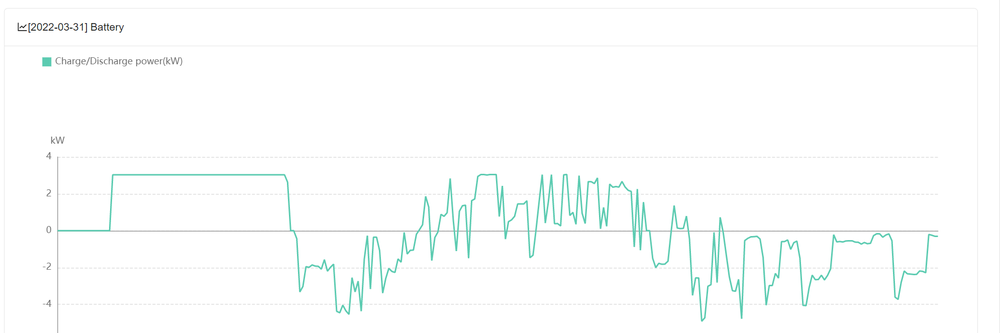
#> input picture data/images/Screenshot 2022-10-26 123946.png, 1000 x 333 px, shrunk from 1990 x 663 before the run; its folder holds only this picture in this run
$ jupyter execute experiments.ipynb
#> lines starting #> are read from the running program, lines starting #| are printed output that depends on the picture; after the words box and inside, x2 and y2 are one past the last pixel; in counts of white or black regions, pixels touching at a corner belong together
### image_tools.py
from PIL import Image

import cv2
import numpy as np
import pandas as pd
import matplotlib.pyplot as plt


def find_all_non_white_pixels(img, col_names):

    img_arr = np.asarray(img)

    # generate dataframe and array of non-white pixel values
    non_white_values = np.argwhere(img_arr != 255)
    list_pixel_values_subsection = []
    for i in range(len(non_white_values)):
        vals_ = img_arr[non_white_values[i][0], non_white_values[i][1]]
        list_pixel_values_subsection.append(vals_)

    df = pd.DataFrame(list_pixel_values_subsection, columns=col_names)

    return df


def identify_rgb_of_data(df_coloured_pixels, col_names, show_plots=False):

    if show_plots:
        fig, axs = plt.subplots(3)

    target_col_dict = {}

    for i,col in enumerate(col_names):
        y = df_coloured_pixels[col]
        target_col_dict[col] = y.mode().values[0]

        if show_plots:
            axs[i].scatter(np.arange(len(y)), y, label=col, c=np.array(df_coloured_pixels[col_names])/255)
            axs[i].set_title(f"{col} with mode: {y.mode().values[0]}")
            axs[i].set_ylim(0,255)

    if show_plots:
        return target_col_dict, fig.tight_layout()
    else:
        return target_col_dict


# [26 lines left out: functions find_all_data_point_pixel_locations, convolve_image_horizontal_filter, not called in this run]

### experiments.ipynb
[cell 1]
import numpy as np
import pandas as pd
import matplotlib.pyplot as plt
import os
import cv2
import scipy

from PIL import Image

[cell 2]
from repo_tools import shorten_image_file_names
from image_tools import find_all_non_white_pixels

### find images

[cell 3]
# old_img_names = os.listdir(os.path.join("data", "images"))
cwd = os.getcwd()
# old_img_paths = {img_name: os.path.join(cwd, "data", "images", img_name) for img_name in old_img_names}
# shorten_image_file_names(old_img_paths, cwd)

[cell 4]
img_names = [img_name for img_name in os.listdir(os.path.join("data", "images")) if "png" in img_name]
img_paths = {img_name: os.path.join(cwd, "data", "images", img_name) for img_name in img_names}
img_paths.keys()

### import image

[cell 5]
# exract the image
img = Image.open(img_paths[img_names[0]]).convert("RGB")
# show the image
img

### plot colours and find rgb values of plot

[cell 6]
col_names = ['r', 'g', 'b']
df_coloured_pixels = find_all_non_white_pixels(img, col_names)
#> the loop in find_all_non_white_pixels, `for i in range(len(non_white_values)):` made 92137 passes
#> vals_ on passes 1 to 3: [240, 240, 240], [240, 240, 240], [240, 240, 240]
#> after the loop in find_all_non_white_pixels, `for i in range(len(non_white_values)):`: list_pixel_values_subsection = 92137 items
#> in find_all_non_white_pixels, `df = pd.DataFrame(list_pixel_values_subsection, columns=col_names)`: df = table of 92137 rows and 3 columns
#> df_coloured_pixels = table of 92137 rows and 3 columns

[cell 7]
from image_tools import identify_rgb_of_data

target_col_dict = identify_rgb_of_data(df_coloured_pixels, col_names, show_plots=False)
#> target_col_dict = {'r': 253, 'g': 254, 'b': 254}
target_col_dict, plots = identify_rgb_of_data(df_coloured_pixels, col_names, show_plots=True)
plots
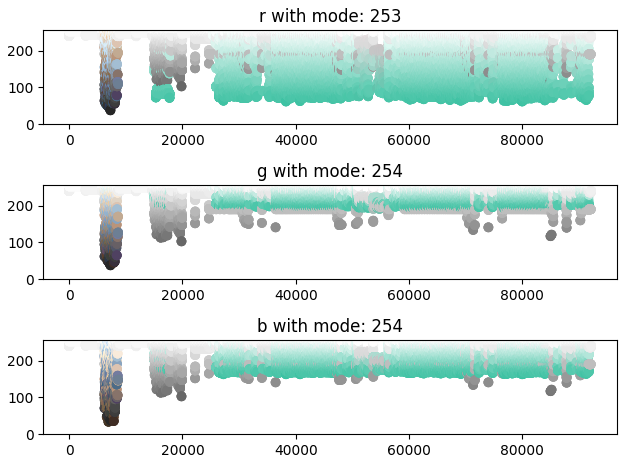
#> figure drawn by matplotlib, 3 panels

Now that we know the pixel colour values corresponding to the data in the plot, a function to find all these datapoints from the image is needed using the target_col_dict.

[cell 8]
img_arr = np.asarray(img)
target_arr = np.array([val for val in target_col_dict.values()])
#> target_arr = [253, 254, 254]
data_pixels_coords = []
for i,row in enumerate(img_arr):
    for j,pixel in enumerate(row):
        if all(pixel == target_arr): # without this, the pixels top left from the colour label in original image will be detected
            if i >= 200:
                data_pixels_coords.append([j,i])
#> after the loop, data_pixels_coords = 1352 pairs, first value 107 to 933, second value 200 to 323

arr_data_pix_coords = np.array(data_pixels_coords)
#> arr_data_pix_coords has the same summary as data_pixels_coords

plt.scatter(arr_data_pix_coords[:,0], -1*arr_data_pix_coords[:,1])
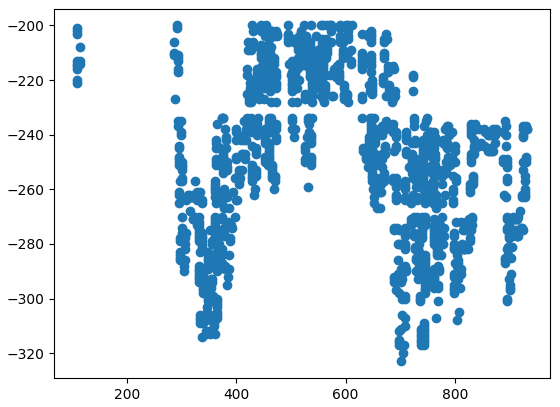
#> figure drawn by matplotlib, 1 panel

Clearly this method has found the correct data points.

[cell 9]
first_data_point_x = min(arr_data_pix_coords[:,0])
#> first_data_point_x = 107
last_data_point_x = max(arr_data_pix_coords[:,0])
#> last_data_point_x = 933
seconds_in_day = 60*60*24
seconds_per_pixel = seconds_in_day / abs(last_data_point_x - first_data_point_x)
#> seconds_per_pixel = 104.6
seconds_per_pixel
#> Out = 104.6

## find the grid axes lines

### convolve image with horizontal filter kernel

[cell 10]
width = 25
convolution_kernel = np.array([[-1]*width,
                               [2]*width,
                               [-1]*width])

result_x = cv2.filter2D(img_arr, -1, convolution_kernel)
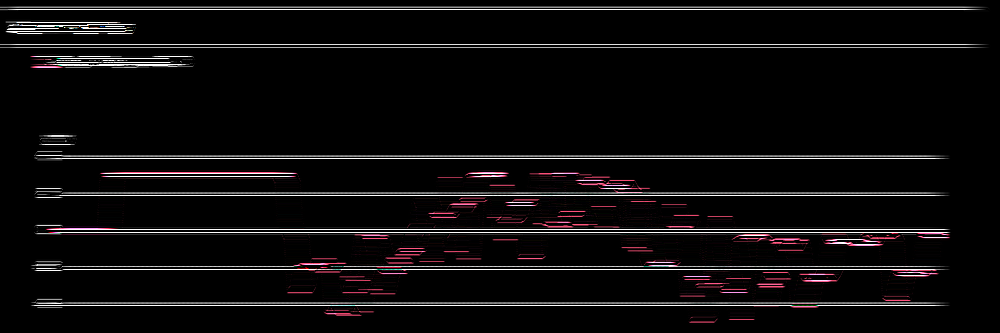
#> result_x: shape (333, 1000, 3); mean R, G, B 14, 12.2, 12.7
Image.fromarray(result_x)

[cell 11]
img_height = result_x.shape[0]
#> img_height = 333
img_width = result_x.shape[1]
#> img_width = 1000

# calculate sum of response in horizontal direction
sum_arr_along_x = np.sum(result_x, axis=1)
#> sum_arr_along_x = 333 rows, first 8: [0, 0, 0], [0, 0, 0], [0, 0, 0], [0, 0, 0], [0, 0, 0], [0, 0, 0], [72567, 72567, 72567], [146257, 146257, 146257]
plt.plot(sum_arr_along_x)
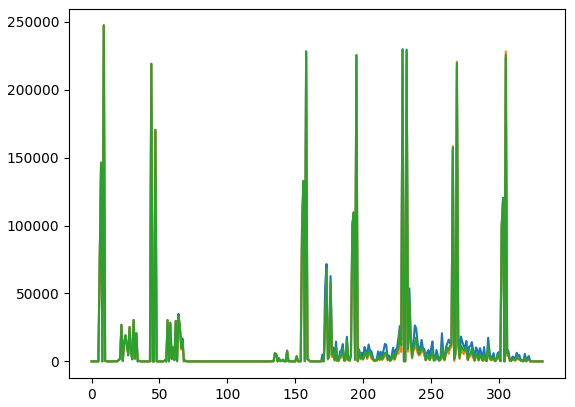
#> figure drawn by matplotlib, 1 panel; curve peaks at x = 9, y = 247293; curve peaks at x = 9, y = 247293; curve peaks at x = 9, y = 247293

[cell 12]
# remove the baseline wonder, uncomment above to see why
sos = scipy.signal.butter(1, 1, 'hp', fs=5, output='sos')
def hpf(a):
    return scipy.signal.sosfilt(sos, a)
filtered_sum_arr_along_x = np.apply_along_axis(hpf, 0, sum_arr_along_x)
#> filtered_sum_arr_along_x = 333 rows, first 8: [0, 0, 0], [0, 0, 0], [0, 0, 0], [0, 0, 0], [0, 0, 0], [0, 0, 0], [42030.2, 42030.2, 42030.2], [49337.6, 49337.6, 49337.6]
plt.plot(filtered_sum_arr_along_x)

# detect peaks
r_arr = filtered_sum_arr_along_x[:,0] # only run calculations on r component of pixel values
#> r_arr = 333 values, max 131044.1 at index 9, min -122247.8 at index 10, mean 1.28e-07
peaks_x = scipy.signal.find_peaks(r_arr, height=0.7*max(r_arr))[0]
#> peaks_x = [9, 44, 47, 158, 195, 229, 232, 269, 305]
peaks_x = [peak for peak in peaks_x if peak >= 200] # remove the peaks not wanted on the left
#> peaks_x = [229, 232, 269, 305]

def remove_double_peaks(peaks_x, r_arr):
    peaks_y = r_arr[peaks_x]
#> peaks_y = [122913.7, 129957.7, 119081.2, 118844]
    chosen_peaks = []
    for i,peak in enumerate(peaks_x):
        if i != len(peaks_x)-1:
            if abs(peaks_x[i+1] - peak) / peaks_x[-1] < 0.05:
                if peaks_y[i] <= peaks_y[i+1]:
                    chosen_peaks.append(peak)
                else:
                    chosen_peaks.append(peaks_x[i+1])
            elif abs(peaks_x[i-1] - peak) / peaks_x[-1] < 0.05:
                pass

            else:
                chosen_peaks.append(peak) # this is for the case where single peak detected amongst double peaks
#> this loop made 4 passes
#> peak on passes 1 to 4: 229, 232, 269, 305
#> after the loop, chosen_peaks = [229, 269]


    return(chosen_peaks)


peaks_x = remove_double_peaks(peaks_x, r_arr)
#> peaks_x = [229, 269]
peaks_y = r_arr[peaks_x]
#> peaks_y = [122913.7, 119081.2]
plt.scatter(peaks_x, peaks_y, marker='x', c='black')
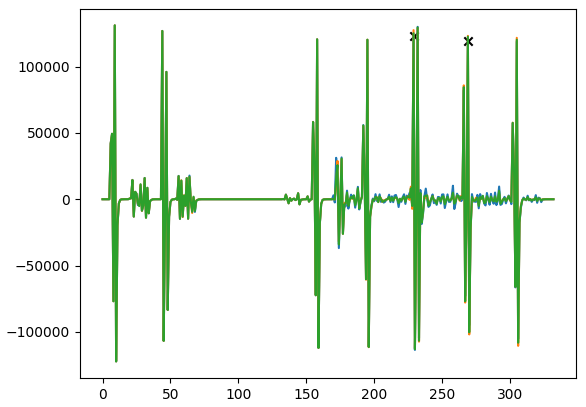
#> figure drawn by matplotlib, 1 panel; curve peaks at x = 9, y = 131044.1; curve peaks at x = 9, y = 131044.1; curve peaks at x = 9, y = 131044.1

Picture this plot rotated 90 degrees clockwise, and then along the y axis of the image above. The peaks correspond to high sum of response along the x axis when the image was convolved with a horizontal filter. Therefore, peaks here correspond to rows along the original image with a lot of 'horizontalness' (highest values are just straight horizontal lines).

Clearly, the 5 peaks identified between 300- 600 correspond to the Y values on the plot of 4, 2, 0, -2, -4.

For an unkown reason, the slightly lower peak corresponds more closely to the exact point in the plots where the y axes grid lines are. This is perhaps because the borders of the exes grid lines are detected stronger than the middle of the lines, due to filter choices. This can be explained with a diagram on request (picture the kernel passing over a line a couple pixels thick)

[cell 13]
# generate dictionary from these values
y_values_on_graph = [4,2,0,-2,-4] # !!!!!!!!!!!!!!!! CHECK THESE IN FUTURE
batter_charge_range = max(y_values_on_graph) - min(y_values_on_graph)
pixel_location_range = max(peaks_x) - min(peaks_x)
#> pixel_location_range = 40
scaling_multiplier = batter_charge_range / pixel_location_range # kW per pixel
#> scaling_multiplier = 0.2
baseline_y_value = int(np.mean(np.array([max(peaks_x), min(peaks_x)]))) # !!!!!! this needs changing if max and min arent +- same number
#> baseline_y_value = 249

def calculate_pixel_location(y_val_kw, scaling_multiplier, baseline_y_value):
#> called with y_val_kw = 4, scaling_multiplier = 0.2, baseline_y_value = 249
    y_shift = y_val_kw/ scaling_multiplier
#> y_shift = 20
    return int(baseline_y_value - y_shift)

y_coord_dict = {y_val: calculate_pixel_location(y_val, scaling_multiplier, baseline_y_value) for y_val in y_values_on_graph}
#> y_coord_dict = {4: 229, 2: 239, 0: 249, -2: 259, -4: 269}
y_coord_dict
#> Out = {4: 229, 2: 239, 0: 249, -2: 259, -4: 269}

[cell 14]
# check these values by plotting values calculated with this method on original image
black_line_pix_values = np.zeros((1,img_width,3), dtype="uint8")
white_image = np.ones(np.shape(img_arr),dtype="uint8")*255
for y_val in y_coord_dict:
    white_image[y_coord_dict[y_val]] =  black_line_pix_values
#> this loop made 5 passes
#> y_val on passes 1, 3, 4, 5: 4, 0, -2, -4
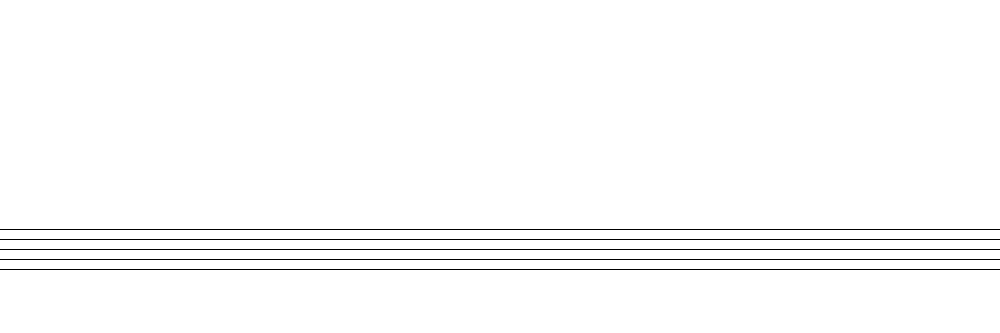
#> white_image: shape (333, 1000, 3); 98.5% white; black in thin lines or dots, all inside (x1, y1, x2, y2) = (0, 229, 1000, 270)
# white_images = np.concatenate((white_image, np.zeros((white_image.shape[0], white_image.shape[1],1))),axis=-1)
lines = Image.fromarray(white_image)
img_with_lines = img.copy()
lines.putalpha(127) # make partially transparent
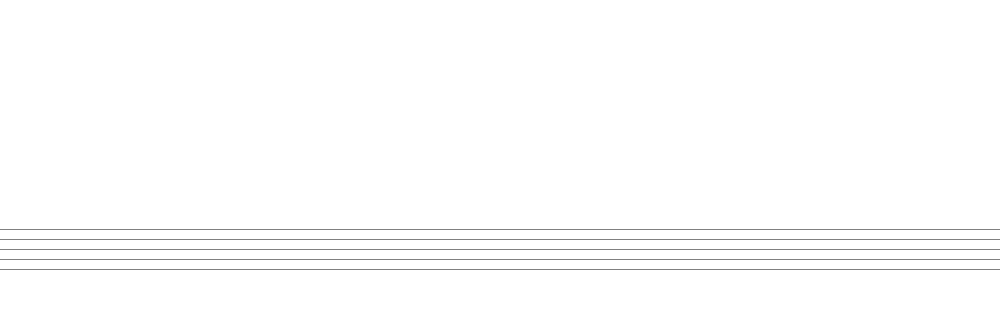
#> lines: PIL image 1000x333 RGBA; mean R, G, B, A 251.2, 251.2, 251.2, 127; transparent parts drawn white
img_with_lines.paste(lines, (0,0), lines)
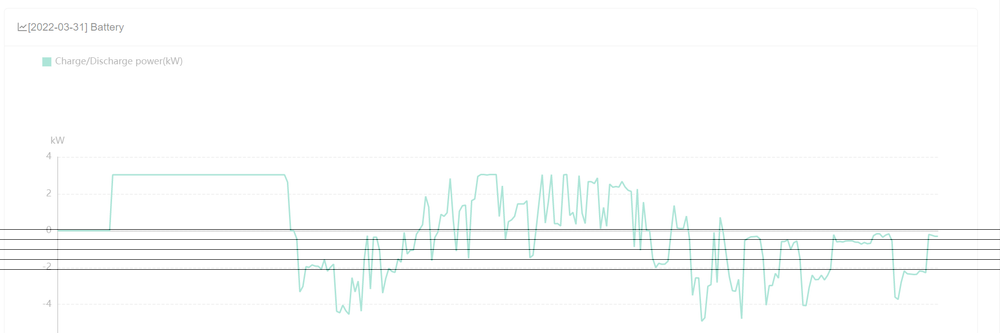
#> img_with_lines: PIL image 1000x333 RGB; mean R, G, B 251.1, 252.1, 251.9
img_with_lines

$ run again, on data/images/Screenshot 2022-10-26 124105.png
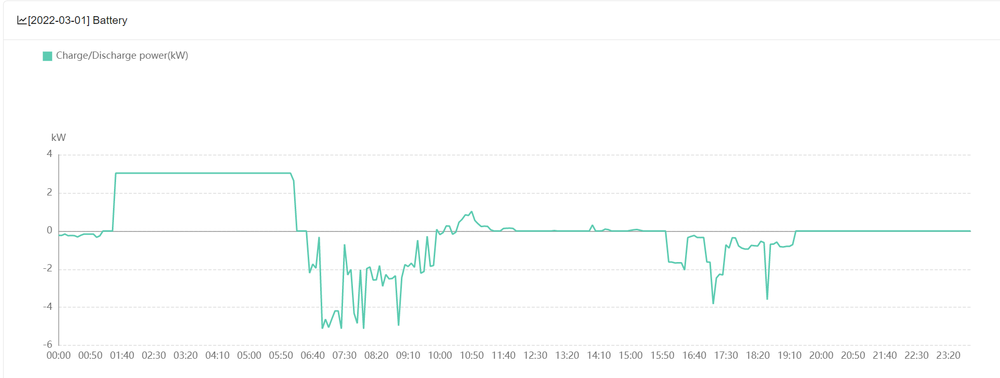
#> input picture data/images/Screenshot 2022-10-26 124105.png, 1000 x 378 px, shrunk from 1921 x 727 before the run
#> the loop in find_all_non_white_pixels, `for i in range(len(non_white_values)):` made 92022 passes
#> vals_ on passes 1 to 3: [250, 250, 250], [250, 250, 250], [250, 250, 250]
#> after the loop in find_all_non_white_pixels, `for i in range(len(non_white_values)):`: list_pixel_values_subsection = 92022 items
#> df = table of 92022 rows and 3 columns
#> target_col_dict = {'r': 254, 'g': 254, 'b': 254}
#> target_arr = [254, 254, 254]
#> after the loop `for i,row in enumerate(img_arr):`: data_pixels_coords = 1953 pairs, first value 41 to 973, second value 200 to 360
#> arr_data_pix_coords has the same summary as data_pixels_coords
#> first_data_point_x = 41
#> last_data_point_x = 973
#> seconds_per_pixel = 92.7
#> sum_arr_along_x = 378 rows, first 8: [0, 0, 0], [98677, 98677, 98677], [99454, 99454, 99454], [182, 182, 182], [2, 2, 2], [0, 0, 0], [0, 0, 0], [0, 0, 0]
#> filtered_sum_arr_along_x = 378 rows, first 8: [0, 0, 0], [57153, 57153, 57153], [9502.2, 9502.2, 9502.2], [-55992.6, -55992.6, -55992.6], [-8972.6, -8972.6, -8972.6], [-1422.3, -1422.3, -1422.3], [-225.3, -225.3, -225.3], [-35.68, -35.68, -35.68]
#> r_arr = 378 values, max 147506.9 at index 38, min -124144.1 at index 39, mean 3.41e-12
#> `peaks_x = scipy.signal.find_peaks(r_arr, height=0.7*max(r_arr))[0]`: peaks_x = [38, 153, 156, 194, 229, 232, 268, 308, 346, 350, 359]
#> `peaks_x = [peak for peak in peaks_x if peak >= 200]`: peaks_x = [229, 232, 268, 308, 346, 350, 359]
#> in remove_double_peaks, `peaks_y = r_arr[peaks_x]`: peaks_y = [107598.6, 124509.1, 123643.2, 135840.6, 122934.3, 135139.7, 129558.7]
#> the loop in remove_double_peaks, `for i,peak in enumerate(peaks_x):` made 7 passes
#> peak on passes 1 to 7: 229, 232, 268, 308, 346, 350, 359
#> after the loop in remove_double_peaks, `for i,peak in enumerate(peaks_x):`: chosen_peaks = [229, 268, 308, 346, 359]
#> `peaks_y = r_arr[peaks_x]`: peaks_y = [107598.6, 123643.2, 135840.6, 122934.3, 129558.7]
#> `[cell 12] # remove the baseline wonder, uncomment above to see why sos..`:
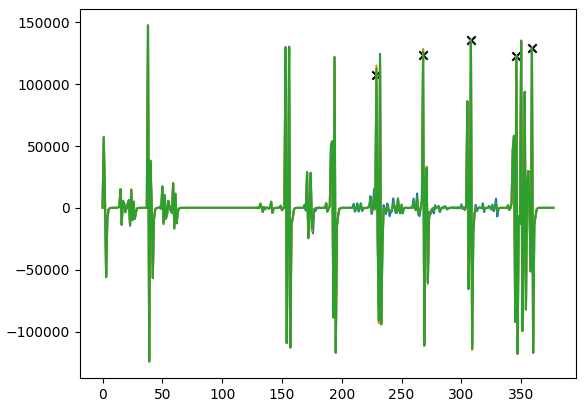
#> figure drawn by matplotlib, 1 panel; curve peaks at x = 38, y = 147506.9; curve peaks at x = 38, y = 147506.9; curve peaks at x = 38, y = 147506.9
#> pixel_location_range = 130
#> scaling_multiplier = 0.0615
#> baseline_y_value = 294
#> y_shift = 65
#> y_coord_dict = {4: 229, 2: 261, 0: 294, -2: 326, -4: 359}
#> the loop `for y_val in y_coord_dict:` made 5 passes
#> y_val on passes 1, 3, 4, 5: 4, 0, -2, -4
#> `img_with_lines.paste(lines, (0,0), lines)`:
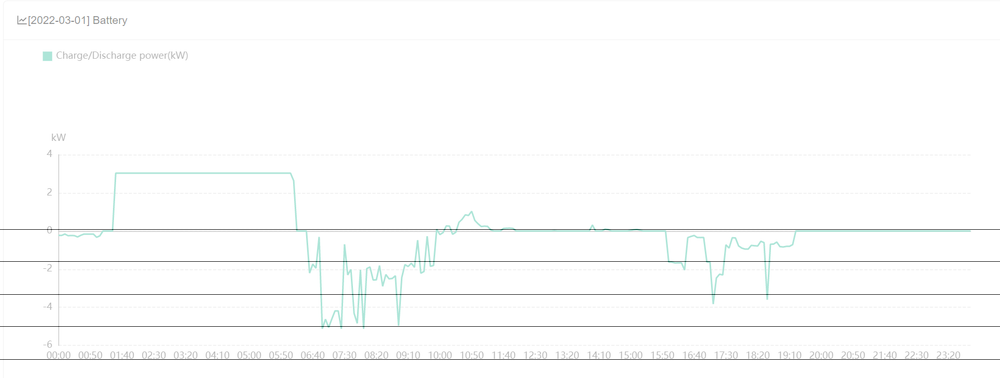
#> img_with_lines: PIL image 1000x378 RGB; mean R, G, B 251.8, 252.3, 252.2
